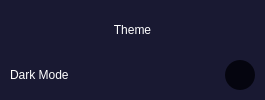
                  <widget class="QFrame" name="frame_5">
                   <property name="sizePolicy">
                    <sizepolicy hsizetype="Fixed" vsizetype="Fixed">
                     <horstretch>0</horstretch>
                     <verstretch>0</verstretch>
                    </sizepolicy>
                   </property>
                   <property name="minimumSize">
                    <size>
                     <width>265</width>
                     <height>0</height>
                    </size>
                   </property>
                   <property name="maximumSize">
                    <size>
                     <width>262</width>
                     <height>16777215</height>
                    </size>
                   </property>
                   <property name="baseSize">
                    <size>
                     <width>0</width>
                     <height>0</height>
                    </size>
                   </property>
                   <property name="styleSheet">
                    <string notr="true">background-color: rgb(25, 25, 50);
border-radius: 16px;</string>
                   </property>
                   <layout class="QVBoxLayout" name="verticalLayout_33">
                    <property name="spacing">
                     <number>10</number>
                    </property>
                    <property name="leftMargin">
                     <number>10</number>
                    </property>
                    <property name="topMargin">
                     <number>10</number>
                    </property>
                    <property name="rightMargin">
                     <number>10</number>
                    </property>
                    <property name="bottomMargin">
                     <number>10</number>
                    </property>
                    <item>
                     <widget class="QLabel" name="label_39">
                      <property name="styleSheet">
                       <string notr="true">QLabel { 
color: white; 
font: 16pt  'Open Sans'; }</string>
                      </property>
                      <property name="text">
                       <string>Theme</string>
                      </property>
                      <property name="alignment">
                       <set>Qt::AlignCenter</set>
                      </property>
                     </widget>
                    </item>
                    <item>
                     <layout class="QVBoxLayout" name="verticalLayout_34">
                      <property name="spacing">
                       <number>16</number>
                      </property>
                      <item>
                       <layout class="QHBoxLayout" name="horizontalLayout_16" stretch="0,0,0">
                        <property name="spacing">
                         <number>16</number>
                        </property>
                        <item>
                         <widget class="QLabel" name="label_42">
                          <property name="sizePolicy">
                           <sizepolicy hsizetype="Fixed" vsizetype="Preferred">
                            <horstretch>0</horstretch>
                            <verstretch>0</verstretch>
                           </sizepolicy>
                          </property>
                          <property name="styleSheet">
                           <string notr="true">QLabel { 
color: white; 
font: 12pt  'Open Sans'; }</string>
                          </property>
                          <property name="text">
                           <string>Dark Mode</string>
                          </property>
                         </widget>
                        </item>
                        <item>
                         <spacer name="horizontalSpacer_3">
                          <property name="orientation">
                           <enum>Qt::Horizontal</enum>
                          </property>
                          <property name="sizeHint" stdset="0">
                           <size>
                            <width>40</width>
                            <height>20</height>
                           </size>
                          </property>
                         </spacer>
                        </item>
                        <item>
                         <widget class="QRadioButton" name="appear_ThemeDarkEnButton">
                          <property name="maximumSize">
                           <size>
                            <width>30</width>
                            <height>30</height>
                           </size>
                          </property>
                          <property name="styleSheet">
                           <string notr="true">/*background: qlineargradient(
		spread:pad, x1:0, y1:1, x2:0, y2:0,
		stop:0 rgba(117, 23, 248, 255), 
		stop:1 rgba(227, 35, 255, 255));*/
QRadioButton {
    width: 30px;
    height: 30px;
	background-color: rgb(5, 5, 15);
	border-radius: 15px;
}
QRadioButton::indicator {
    width: 30px;
    height: 30px;
	background-color: rgb(5, 5, 15);
	border-radius: 15px;
}
QRadioButton::indicator::checked {
	width: 12px;
	height: 12px;
	background: qlineargradient(
		spread:pad, x1:0, y1:0, x2:1, y2:0,
		stop:0 rgba(117, 23, 248, 255), 
		stop:1 rgba(227, 35, 255, 255));
	border-radius: 6px;
	margin: 9px 9px 9px 9px;

}</string>
                          </property>
                          <property name="text">
                           <string/>
                          </property>
                          <property name="checked">
                           <bool>true</bool>
                          </property>
                          <property name="autoExclusive">
                           <bool>false</bool>
                          </property>
                         </widget>
                        </item>
                       </layout>
                      </item>
                     </layout>
                    </item>
                   </layout>
                  </widget>
